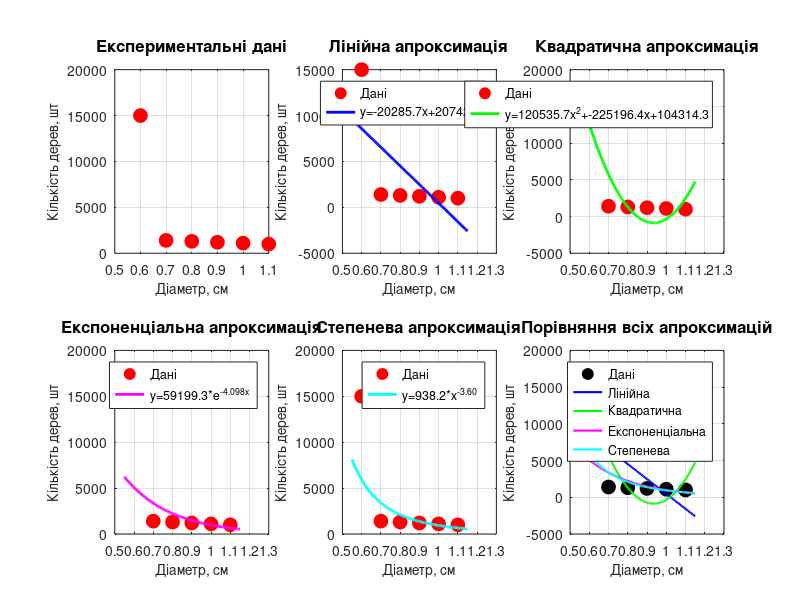

Recreate this plot in MATLAB.
% =====================================================
% Практична робота №5, Варіант 12
% Завдання 2: Побудова апроксиманти методом найменших квадратів
% Розподіл кількості стовбурів в лісових культурах
% за природними ступенями товщини
% =====================================================

clear all;
clc;

% Вхідні дані для варіанту 12
% Діаметр кор. шийки (см)
x = [0.6, 0.7, 0.8, 0.9, 1.0, 1.1];
% Кількість дерев (шт)
y = [15000, 1400, 1300, 1200, 1100, 1000];

disp('========================================');
disp('ЗАВДАННЯ 2: АПРОКСИМАЦІЯ МЕТОДОМ НАЙМЕНШИХ КВАДРАТІВ');
disp('========================================');
disp('Вхідні дані:');
disp('Діаметр кор. шийки (xi, см):');
disp(x);
disp('Кількість дерев (yi, шт):');
disp(y);

% =====================================================
% Побудова графіка експериментальних даних
% =====================================================
figure('Position', [100, 100, 1400, 800]);

subplot(2,3,1);
plot(x, y, 'ro', 'MarkerSize', 10, 'MarkerFaceColor', 'r');
grid on;
title('Експериментальні дані', 'FontSize', 12, 'FontWeight', 'bold');
xlabel('Діаметр, см', 'FontSize', 10);
ylabel('Кількість дерев, шт', 'FontSize', 10);

% =====================================================
% 1. ЛІНІЙНА АПРОКСИМАЦІЯ: y = ax + b
% =====================================================
disp(' ');
disp('========================================');
disp('1. ЛІНІЙНА АПРОКСИМАЦІЯ: y = ax + b');
disp('========================================');

n = length(x);
Sx = sum(x);
Sy = sum(y);
Sxx = sum(x.^2);
Sxy = sum(x.*y);

% Матриця системи для лінійної апроксимації
A_lin = [Sxx, Sx; Sx, n];
B_lin = [Sxy; Sy];

% Розв'язок системи
coeffs_lin = A_lin\B_lin;
a_lin = coeffs_lin(1);
b_lin = coeffs_lin(2);

fprintf('Коефіцієнти: a = %.2f, b = %.2f\n', a_lin, b_lin);
fprintf('Рівняння: y = %.2f*x + %.2f\n', a_lin, b_lin);

% Обчислення апроксимованих значень
y_lin = a_lin*x + b_lin;

% Обчислення суми квадратів відхилень
S_lin = sum((y - y_lin).^2);
fprintf('Сума квадратів відхилень S = %.2f\n', S_lin);

% Графік лінійної апроксимації
x_plot = linspace(min(x)-0.05, max(x)+0.05, 100);
y_lin_plot = a_lin*x_plot + b_lin;

subplot(2,3,2);
plot(x, y, 'ro', 'MarkerSize', 10, 'MarkerFaceColor', 'r');
hold on;
plot(x_plot, y_lin_plot, 'b-', 'LineWidth', 2);
grid on;
title('Лінійна апроксимація', 'FontSize', 12, 'FontWeight', 'bold');
xlabel('Діаметр, см', 'FontSize', 10);
ylabel('Кількість дерев, шт', 'FontSize', 10);
legend('Дані', sprintf('y=%.1fx+%.1f', a_lin, b_lin), 'Location', 'best');
hold off;

% =====================================================
% 2. КВАДРАТИЧНА АПРОКСИМАЦІЯ: y = ax^2 + bx + c
% =====================================================
disp(' ');
disp('========================================');
disp('2. КВАДРАТИЧНА АПРОКСИМАЦІЯ: y = ax^2 + bx + c');
disp('========================================');

Sx2 = sum(x.^2);
Sx3 = sum(x.^3);
Sx4 = sum(x.^4);
Syx = sum(y.*x);
Syx2 = sum(y.*x.^2);

% Матриця системи для квадратичної апроксимації
A_quad = [Sx4, Sx3, Sx2; 
          Sx3, Sx2, Sx; 
          Sx2, Sx, n];
B_quad = [Syx2; Syx; Sy];

% Розв'язок системи
coeffs_quad = A_quad\B_quad;
a_quad = coeffs_quad(1);
b_quad = coeffs_quad(2);
c_quad = coeffs_quad(3);

fprintf('Коефіцієнти: a = %.2f, b = %.2f, c = %.2f\n', a_quad, b_quad, c_quad);
fprintf('Рівняння: y = %.2f*x^2 + %.2f*x + %.2f\n', a_quad, b_quad, c_quad);

% Обчислення апроксимованих значень
y_quad = a_quad*x.^2 + b_quad*x + c_quad;

% Обчислення суми квадратів відхилень
S_quad = sum((y - y_quad).^2);
fprintf('Сума квадратів відхилень S = %.2f\n', S_quad);

% Графік квадратичної апроксимації
y_quad_plot = a_quad*x_plot.^2 + b_quad*x_plot + c_quad;

subplot(2,3,3);
plot(x, y, 'ro', 'MarkerSize', 10, 'MarkerFaceColor', 'r');
hold on;
plot(x_plot, y_quad_plot, 'g-', 'LineWidth', 2);
grid on;
title('Квадратична апроксимація', 'FontSize', 12, 'FontWeight', 'bold');
xlabel('Діаметр, см', 'FontSize', 10);
ylabel('Кількість дерев, шт', 'FontSize', 10);
legend('Дані', sprintf('y=%.1fx^2+%.1fx+%.1f', a_quad, b_quad, c_quad), 'Location', 'best');
hold off;

% =====================================================
% 3. ЕКСПОНЕНЦІАЛЬНА АПРОКСИМАЦІЯ: y = b*e^(ax)
% =====================================================
disp(' ');
disp('========================================');
disp('3. ЕКСПОНЕНЦІАЛЬНА АПРОКСИМАЦІЯ: y = b*e^(ax)');
disp('========================================');

% Перетворення: ln(y) = ln(b) + ax
Y = log(y);  % натуральний логарифм

SY = sum(Y);
SxY = sum(x.*Y);

% Матриця системи
A_exp = [Sxx, Sx; Sx, n];
B_exp = [SxY; SY];

% Розв'язок системи
coeffs_exp = A_exp\B_exp;
a_exp = coeffs_exp(1);
B_exp_coef = coeffs_exp(2);
b_exp = exp(B_exp_coef);

fprintf('Коефіцієнти: a = %.4f, b = %.2f\n', a_exp, b_exp);
fprintf('Рівняння: y = %.2f * e^(%.4f*x)\n', b_exp, a_exp);

% Обчислення апроксимованих значень
y_exp = b_exp * exp(a_exp*x);

% Обчислення суми квадратів відхилень
S_exp = sum((y - y_exp).^2);
fprintf('Сума квадратів відхилень S = %.2f\n', S_exp);

% Графік експоненціальної апроксимації
y_exp_plot = b_exp * exp(a_exp*x_plot);

subplot(2,3,4);
plot(x, y, 'ro', 'MarkerSize', 10, 'MarkerFaceColor', 'r');
hold on;
plot(x_plot, y_exp_plot, 'm-', 'LineWidth', 2);
grid on;
title('Експоненціальна апроксимація', 'FontSize', 12, 'FontWeight', 'bold');
xlabel('Діаметр, см', 'FontSize', 10);
ylabel('Кількість дерев, шт', 'FontSize', 10);
legend('Дані', sprintf('y=%.1f*e^{%.3fx}', b_exp, a_exp), 'Location', 'best');
hold off;

% =====================================================
% 4. СТЕПЕНЕВА АПРОКСИМАЦІЯ: y = b*x^a
% =====================================================
disp(' ');
disp('========================================');
disp('4. СТЕПЕНЕВА АПРОКСИМАЦІЯ: y = b*x^a');
disp('========================================');

% Перетворення: ln(y) = ln(b) + a*ln(x)
X = log(x);
Y = log(y);

SX = sum(X);
SY = sum(Y);
SXX = sum(X.^2);
SXY = sum(X.*Y);

% Матриця системи
A_pow = [SXX, SX; SX, n];
B_pow = [SXY; SY];

% Розв'язок системи
coeffs_pow = A_pow\B_pow;
a_pow = coeffs_pow(1);
B_pow_coef = coeffs_pow(2);
b_pow = exp(B_pow_coef);

fprintf('Коефіцієнти: a = %.4f, b = %.2f\n', a_pow, b_pow);
fprintf('Рівняння: y = %.2f * x^(%.4f)\n', b_pow, a_pow);

% Обчислення апроксимованих значень
y_pow = b_pow * x.^a_pow;

% Обчислення суми квадратів відхилень
S_pow = sum((y - y_pow).^2);
fprintf('Сума квадратів відхилень S = %.2f\n', S_pow);

% Графік степеневої апроксимації
y_pow_plot = b_pow * x_plot.^a_pow;

subplot(2,3,5);
plot(x, y, 'ro', 'MarkerSize', 10, 'MarkerFaceColor', 'r');
hold on;
plot(x_plot, y_pow_plot, 'c-', 'LineWidth', 2);
grid on;
title('Степенева апроксимація', 'FontSize', 12, 'FontWeight', 'bold');
xlabel('Діаметр, см', 'FontSize', 10);
ylabel('Кількість дерев, шт', 'FontSize', 10);
legend('Дані', sprintf('y=%.1f*x^{%.2f}', b_pow, a_pow), 'Location', 'best');
hold off;

% =====================================================
% 5. ПОРІВНЯННЯ ВСІХ АПРОКСИМАЦІЙ
% =====================================================
disp(' ');
disp('========================================');
disp('ПОРІВНЯННЯ АПРОКСИМАЦІЙ');
disp('========================================');

subplot(2,3,6);
plot(x, y, 'ko', 'MarkerSize', 10, 'MarkerFaceColor', 'k');
hold on;
plot(x_plot, y_lin_plot, 'b-', 'LineWidth', 1.5);
plot(x_plot, y_quad_plot, 'g-', 'LineWidth', 1.5);
plot(x_plot, y_exp_plot, 'm-', 'LineWidth', 1.5);
plot(x_plot, y_pow_plot, 'c-', 'LineWidth', 1.5);
grid on;
title('Порівняння всіх апроксимацій', 'FontSize', 12, 'FontWeight', 'bold');
xlabel('Діаметр, см', 'FontSize', 10);
ylabel('Кількість дерев, шт', 'FontSize', 10);
legend('Дані', 'Лінійна', 'Квадратична', 'Експоненціальна', 'Степенева', 'Location', 'best');
hold off;

% Збереження графіка
saveas(gcf, 'variant_12_approximation.png');

% =====================================================
% ПІДСУМКОВА ТАБЛИЦЯ
% =====================================================
disp(' ');
disp('========================================');
disp('ПІДСУМКОВА ТАБЛИЦЯ');
disp('========================================');
fprintf('%-25s | %-15s\n', 'Тип апроксимації', 'Сума кв. відхилень');
fprintf('%-25s-+-%-15s\n', repmat('-',1,25), repmat('-',1,15));
fprintf('%-25s | %15.2f\n', 'Лінійна', S_lin);
fprintf('%-25s | %15.2f\n', 'Квадратична', S_quad);
fprintf('%-25s | %15.2f\n', 'Експоненціальна', S_exp);
fprintf('%-25s | %15.2f\n', 'Степенева', S_pow);

% Визначення найкращої апроксимації
[S_min, idx] = min([S_lin, S_quad, S_exp, S_pow]);
names = {'Лінійна', 'Квадратична', 'Експоненціальна', 'Степенева'};
disp(' ');
fprintf('НАЙКРАЩА АПРОКСИМАЦІЯ: %s (S = %.2f)\n', names{idx}, S_min);

